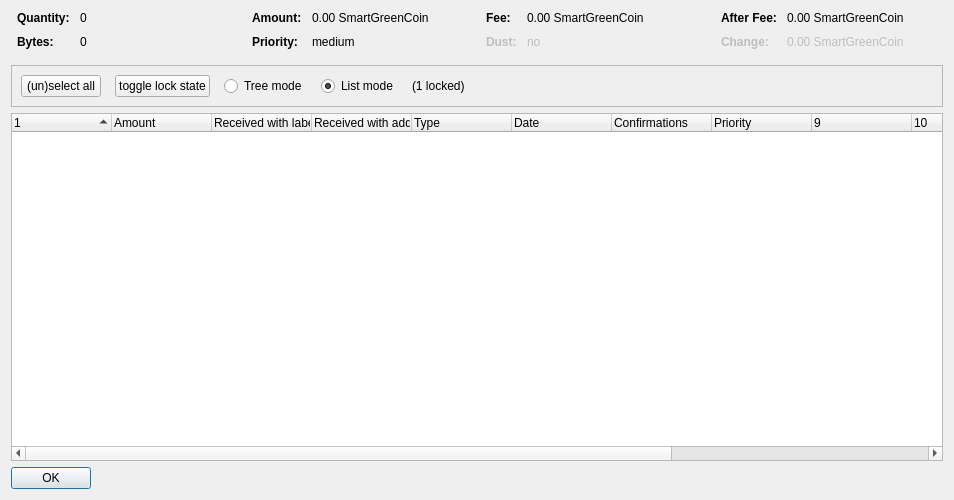
<?xml version="1.0" encoding="UTF-8"?>
<ui version="4.0">
 <class>CoinControlDialog</class>
 <widget class="QDialog" name="CoinControlDialog">
  <property name="geometry">
   <rect>
    <x>0</x>
    <y>0</y>
    <width>954</width>
    <height>500</height>
   </rect>
  </property>
  <property name="windowTitle">
   <string>Coin Selection</string>
  </property>
  <layout class="QVBoxLayout" name="verticalLayout">
   <item>
    <layout class="QHBoxLayout" name="horizontalLayoutTop" stretch="0,0,0,0">
     <property name="topMargin">
      <number>0</number>
     </property>
     <property name="bottomMargin">
      <number>10</number>
     </property>
     <item>
      <layout class="QFormLayout" name="formLayoutCoinControl1">
       <property name="horizontalSpacing">
        <number>10</number>
       </property>
       <property name="verticalSpacing">
        <number>10</number>
       </property>
       <property name="leftMargin">
        <number>6</number>
       </property>
       <property name="rightMargin">
        <number>6</number>
       </property>
       <item row="0" column="0">
        <widget class="QLabel" name="labelCoinControlQuantityText">
         <property name="font">
          <font>
           <weight>75</weight>
           <bold>true</bold>
          </font>
         </property>
         <property name="text">
          <string>Quantity:</string>
         </property>
        </widget>
       </item>
       <item row="0" column="1">
        <widget class="QLabel" name="labelCoinControlQuantity">
         <property name="cursor">
          <cursorShape>IBeamCursor</cursorShape>
         </property>
         <property name="contextMenuPolicy">
          <enum>Qt::ActionsContextMenu</enum>
         </property>
         <property name="text">
          <string notr="true">0</string>
         </property>
         <property name="textInteractionFlags">
          <set>Qt::LinksAccessibleByMouse|Qt::TextSelectableByKeyboard|Qt::TextSelectableByMouse</set>
         </property>
        </widget>
       </item>
       <item row="1" column="0">
        <widget class="QLabel" name="labelCoinControlBytesText">
         <property name="font">
          <font>
           <weight>75</weight>
           <bold>true</bold>
          </font>
         </property>
         <property name="text">
          <string>Bytes:</string>
         </property>
        </widget>
       </item>
       <item row="1" column="1">
        <widget class="QLabel" name="labelCoinControlBytes">
         <property name="cursor">
          <cursorShape>IBeamCursor</cursorShape>
         </property>
         <property name="contextMenuPolicy">
          <enum>Qt::ActionsContextMenu</enum>
         </property>
         <property name="text">
          <string notr="true">0</string>
         </property>
         <property name="textInteractionFlags">
          <set>Qt::LinksAccessibleByMouse|Qt::TextSelectableByKeyboard|Qt::TextSelectableByMouse</set>
         </property>
        </widget>
       </item>
      </layout>
     </item>
     <item>
      <layout class="QFormLayout" name="formLayoutCoinControl2">
       <property name="horizontalSpacing">
        <number>10</number>
       </property>
       <property name="verticalSpacing">
        <number>10</number>
       </property>
       <property name="leftMargin">
        <number>6</number>
       </property>
       <property name="rightMargin">
        <number>6</number>
       </property>
       <item row="0" column="0">
        <widget class="QLabel" name="labelCoinControlAmountText">
         <property name="font">
          <font>
           <weight>75</weight>
           <bold>true</bold>
          </font>
         </property>
         <property name="text">
          <string>Amount:</string>
         </property>
        </widget>
       </item>
       <item row="0" column="1">
        <widget class="QLabel" name="labelCoinControlAmount">
         <property name="cursor">
          <cursorShape>IBeamCursor</cursorShape>
         </property>
         <property name="contextMenuPolicy">
          <enum>Qt::ActionsContextMenu</enum>
         </property>
         <property name="text">
          <string notr="true">0.00 SmartGreenCoin</string>
         </property>
         <property name="textInteractionFlags">
          <set>Qt::LinksAccessibleByMouse|Qt::TextSelectableByKeyboard|Qt::TextSelectableByMouse</set>
         </property>
        </widget>
       </item>
       <item row="1" column="0">
        <widget class="QLabel" name="labelCoinControlPriorityText">
         <property name="font">
          <font>
           <weight>75</weight>
           <bold>true</bold>
          </font>
         </property>
         <property name="text">
          <string>Priority:</string>
         </property>
        </widget>
       </item>
       <item row="1" column="1">
        <widget class="QLabel" name="labelCoinControlPriority">
         <property name="cursor">
          <cursorShape>IBeamCursor</cursorShape>
         </property>
         <property name="contextMenuPolicy">
          <enum>Qt::ActionsContextMenu</enum>
         </property>
         <property name="text">
          <string>medium</string>
         </property>
         <property name="textInteractionFlags">
          <set>Qt::LinksAccessibleByMouse|Qt::TextSelectableByKeyboard|Qt::TextSelectableByMouse</set>
         </property>
        </widget>
       </item>
      </layout>
     </item>
     <item>
      <layout class="QFormLayout" name="formLayoutCoinControl3">
       <property name="horizontalSpacing">
        <number>10</number>
       </property>
       <property name="verticalSpacing">
        <number>10</number>
       </property>
       <property name="leftMargin">
        <number>6</number>
       </property>
       <property name="rightMargin">
        <number>6</number>
       </property>
       <item row="0" column="0">
        <widget class="QLabel" name="labelCoinControlFeeText">
         <property name="font">
          <font>
           <weight>75</weight>
           <bold>true</bold>
          </font>
         </property>
         <property name="text">
          <string>Fee:</string>
         </property>
        </widget>
       </item>
       <item row="0" column="1">
        <widget class="QLabel" name="labelCoinControlFee">
         <property name="cursor">
          <cursorShape>IBeamCursor</cursorShape>
         </property>
         <property name="contextMenuPolicy">
          <enum>Qt::ActionsContextMenu</enum>
         </property>
         <property name="text">
          <string notr="true">0.00 SmartGreenCoin</string>
         </property>
         <property name="textInteractionFlags">
          <set>Qt::LinksAccessibleByMouse|Qt::TextSelectableByKeyboard|Qt::TextSelectableByMouse</set>
         </property>
        </widget>
       </item>
       <item row="1" column="0">
        <widget class="QLabel" name="labelCoinControlLowOutputText">
         <property name="enabled">
          <bool>false</bool>
         </property>
         <property name="font">
          <font>
           <weight>75</weight>
           <bold>true</bold>
          </font>
         </property>
         <property name="text">
          <string>Dust:</string>
         </property>
        </widget>
       </item>
       <item row="1" column="1">
        <widget class="QLabel" name="labelCoinControlLowOutput">
         <property name="enabled">
          <bool>false</bool>
         </property>
         <property name="cursor">
          <cursorShape>IBeamCursor</cursorShape>
         </property>
         <property name="contextMenuPolicy">
          <enum>Qt::ActionsContextMenu</enum>
         </property>
         <property name="text">
          <string>no</string>
         </property>
         <property name="textInteractionFlags">
          <set>Qt::LinksAccessibleByMouse|Qt::TextSelectableByKeyboard|Qt::TextSelectableByMouse</set>
         </property>
        </widget>
       </item>
      </layout>
     </item>
     <item>
      <layout class="QFormLayout" name="formLayoutCoinControl4">
       <property name="horizontalSpacing">
        <number>10</number>
       </property>
       <property name="verticalSpacing">
        <number>10</number>
       </property>
       <property name="leftMargin">
        <number>6</number>
       </property>
       <property name="rightMargin">
        <number>6</number>
       </property>
       <item row="0" column="0">
        <widget class="QLabel" name="labelCoinControlAfterFeeText">
         <property name="font">
          <font>
           <weight>75</weight>
           <bold>true</bold>
          </font>
         </property>
         <property name="text">
          <string>After Fee:</string>
         </property>
        </widget>
       </item>
       <item row="0" column="1">
        <widget class="QLabel" name="labelCoinControlAfterFee">
         <property name="cursor">
          <cursorShape>IBeamCursor</cursorShape>
         </property>
         <property name="contextMenuPolicy">
          <enum>Qt::ActionsContextMenu</enum>
         </property>
         <property name="text">
          <string notr="true">0.00 SmartGreenCoin</string>
         </property>
         <property name="textInteractionFlags">
          <set>Qt::LinksAccessibleByMouse|Qt::TextSelectableByKeyboard|Qt::TextSelectableByMouse</set>
         </property>
        </widget>
       </item>
       <item row="1" column="0">
        <widget class="QLabel" name="labelCoinControlChangeText">
         <property name="enabled">
          <bool>false</bool>
         </property>
         <property name="font">
          <font>
           <weight>75</weight>
           <bold>true</bold>
          </font>
         </property>
         <property name="text">
          <string>Change:</string>
         </property>
        </widget>
       </item>
       <item row="1" column="1">
        <widget class="QLabel" name="labelCoinControlChange">
         <property name="enabled">
          <bool>false</bool>
         </property>
         <property name="cursor">
          <cursorShape>IBeamCursor</cursorShape>
         </property>
         <property name="contextMenuPolicy">
          <enum>Qt::ActionsContextMenu</enum>
         </property>
         <property name="text">
          <string notr="true">0.00 SmartGreenCoin</string>
         </property>
         <property name="textInteractionFlags">
          <set>Qt::LinksAccessibleByMouse|Qt::TextSelectableByKeyboard|Qt::TextSelectableByMouse</set>
         </property>
        </widget>
       </item>
      </layout>
     </item>
    </layout>
   </item>
   <item>
    <widget class="QFrame" name="frame">
     <property name="minimumSize">
      <size>
       <width>0</width>
       <height>40</height>
      </size>
     </property>
     <property name="frameShape">
      <enum>QFrame::StyledPanel</enum>
     </property>
     <property name="frameShadow">
      <enum>QFrame::Sunken</enum>
     </property>
     <layout class="QHBoxLayout" name="horizontalLayout">
      <item>
       <layout class="QHBoxLayout" name="horizontalLayoutPanel" stretch="0,0,0,0,0,0">
        <property name="spacing">
         <number>14</number>
        </property>
        <item>
         <widget class="QPushButton" name="pushButtonSelectAll">
          <property name="sizePolicy">
           <sizepolicy hsizetype="Maximum" vsizetype="Fixed">
            <horstretch>0</horstretch>
            <verstretch>0</verstretch>
           </sizepolicy>
          </property>
          <property name="text">
           <string>(un)select all</string>
          </property>
          <property name="autoDefault">
           <bool>false</bool>
          </property>
         </widget>
        </item>
        <item>
         <widget class="QPushButton" name="pushButtonToggleLock">
          <property name="sizePolicy">
           <sizepolicy hsizetype="Maximum" vsizetype="Fixed">
            <horstretch>0</horstretch>
            <verstretch>0</verstretch>
           </sizepolicy>
          </property>
          <property name="text">
           <string>toggle lock state</string>
          </property>
          <property name="autoDefault">
           <bool>false</bool>
          </property>
         </widget>
        </item>
        <item>
         <widget class="QRadioButton" name="radioTreeMode">
          <property name="sizePolicy">
           <sizepolicy hsizetype="Maximum" vsizetype="Fixed">
            <horstretch>0</horstretch>
            <verstretch>0</verstretch>
           </sizepolicy>
          </property>
          <property name="text">
           <string>Tree mode</string>
          </property>
         </widget>
        </item>
        <item>
         <widget class="QRadioButton" name="radioListMode">
          <property name="sizePolicy">
           <sizepolicy hsizetype="Maximum" vsizetype="Fixed">
            <horstretch>0</horstretch>
            <verstretch>0</verstretch>
           </sizepolicy>
          </property>
          <property name="text">
           <string>List mode</string>
          </property>
          <property name="checked">
           <bool>true</bool>
          </property>
         </widget>
        </item>
        <item>
         <widget class="QLabel" name="labelLocked">
          <property name="text">
           <string>(1 locked)</string>
          </property>
         </widget>
        </item>
        <item>
         <spacer name="horizontalSpacer">
          <property name="orientation">
           <enum>Qt::Horizontal</enum>
          </property>
          <property name="sizeHint" stdset="0">
           <size>
            <width>40</width>
            <height>20</height>
           </size>
          </property>
         </spacer>
        </item>
       </layout>
      </item>
     </layout>
    </widget>
   </item>
   <item>
    <widget class="CoinControlTreeWidget" name="treeWidget">
     <property name="contextMenuPolicy">
      <enum>Qt::CustomContextMenu</enum>
     </property>
     <property name="sortingEnabled">
      <bool>false</bool>
     </property>
     <property name="columnCount">
      <number>13</number>
     </property>
     <attribute name="headerShowSortIndicator" stdset="0">
      <bool>true</bool>
     </attribute>
     <attribute name="headerStretchLastSection">
      <bool>false</bool>
     </attribute>
     <column>
      <property name="text">
       <string/>
      </property>
     </column>
     <column>
      <property name="text">
       <string>Amount</string>
      </property>
     </column>
     <column>
      <property name="text">
       <string>Received with label</string>
      </property>
     </column>
     <column>
      <property name="text">
       <string>Received with address</string>
      </property>
     </column>
     <column>
      <property name="text">
	<string>Type</string>
      </property>
     </column>
     <column>
      <property name="text">
       <string>Date</string>
      </property>
     </column>
     <column>
      <property name="text">
       <string>Confirmations</string>
      </property>
      <property name="toolTip">
       <string>Confirmed</string>
      </property>
     </column>
     <column>
      <property name="text">
       <string>Priority</string>
      </property>
     </column>
     <column>
      <property name="text">
       <string/>
      </property>
     </column>
     <column>
      <property name="text">
       <string/>
      </property>
     </column>
     <column>
      <property name="text">
       <string/>
      </property>
     </column>
     <column>
      <property name="text">
       <string/>
      </property>
     </column>
     <column>
      <property name="text">
       <string/>
      </property>
     </column>
    </widget>
   </item>
   <item>
    <widget class="QDialogButtonBox" name="buttonBox">
     <property name="sizePolicy">
      <sizepolicy hsizetype="Maximum" vsizetype="Fixed">
       <horstretch>0</horstretch>
       <verstretch>0</verstretch>
      </sizepolicy>
     </property>
     <property name="orientation">
      <enum>Qt::Horizontal</enum>
     </property>
     <property name="standardButtons">
      <set>QDialogButtonBox::Ok</set>
     </property>
    </widget>
   </item>
  </layout>
 </widget>
 <customwidgets>
  <customwidget>
   <class>CoinControlTreeWidget</class>
   <extends>QTreeWidget</extends>
   <header>coincontroltreewidget.h</header>
  </customwidget>
 </customwidgets>
 <resources/>
 <connections/>
</ui>
